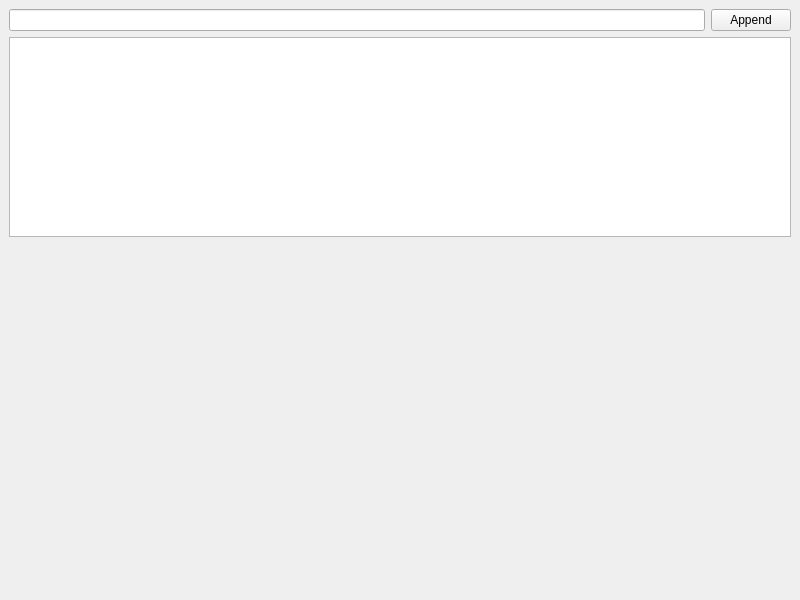
<?xml version="1.0" encoding="UTF-8"?>
<ui version="4.0">
 <class>MainWindow</class>
 <widget class="QMainWindow" name="MainWindow">
  <property name="geometry">
   <rect>
    <x>0</x>
    <y>0</y>
    <width>800</width>
    <height>600</height>
   </rect>
  </property>
  <property name="windowTitle">
   <string>MainWindow</string>
  </property>
  <widget class="QWidget" name="centralwidget">
   <layout class="QVBoxLayout" name="verticalLayout_2">
    <item>
     <layout class="QHBoxLayout" name="horizontalLayout">
      <item>
       <widget class="QLineEdit" name="lineEdit"/>
      </item>
      <item>
       <widget class="QPushButton" name="pushButton">
        <property name="text">
         <string>Append</string>
        </property>
       </widget>
      </item>
     </layout>
    </item>
    <item>
     <widget class="QListWidget" name="listWidget">
      <property name="maximumSize">
       <size>
        <width>16777215</width>
        <height>200</height>
       </size>
      </property>
     </widget>
    </item>
    <item>
     <widget class="QWidget" name="widget" native="true">
      <property name="sizePolicy">
       <sizepolicy hsizetype="Expanding" vsizetype="Expanding">
        <horstretch>0</horstretch>
        <verstretch>0</verstretch>
       </sizepolicy>
      </property>
      <layout class="QHBoxLayout" name="horizontalLayout_2"/>
     </widget>
    </item>
   </layout>
  </widget>
 </widget>
 <resources/>
 <connections/>
</ui>
